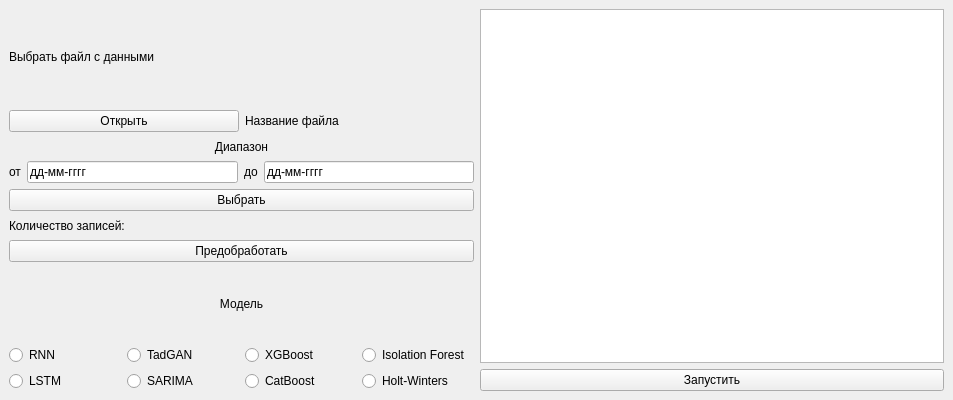
<?xml version="1.0" encoding="UTF-8"?>
<ui version="4.0">
 <class>MainWindow</class>
 <widget class="QMainWindow" name="MainWindow">
  <property name="windowModality">
   <enum>Qt::NonModal</enum>
  </property>
  <property name="geometry">
   <rect>
    <x>0</x>
    <y>0</y>
    <width>953</width>
    <height>400</height>
   </rect>
  </property>
  <property name="windowTitle">
   <string>MainWindow</string>
  </property>
  <widget class="QWidget" name="centralwidget">
   <layout class="QGridLayout" name="gridLayout">
    <item row="0" column="0">
     <layout class="QHBoxLayout" name="main_layout">
      <item>
       <layout class="QVBoxLayout" name="params_layout">
        <item>
         <layout class="QGridLayout" name="settings_layout">
          <item row="1" column="0">
           <widget class="QPushButton" name="open_button">
            <property name="text">
             <string>Открыть</string>
            </property>
           </widget>
          </item>
          <item row="0" column="0">
           <widget class="QLabel" name="get_file_label">
            <property name="text">
             <string>Выбрать файл с данными</string>
            </property>
           </widget>
          </item>
          <item row="1" column="1">
           <widget class="QLabel" name="filename">
            <property name="text">
             <string>Название файла</string>
            </property>
           </widget>
          </item>
         </layout>
        </item>
        <item>
         <layout class="QVBoxLayout" name="preproc_layout">
          <item>
           <widget class="QLabel" name="preproc_label">
            <property name="text">
             <string>Диапазон</string>
            </property>
            <property name="alignment">
             <set>Qt::AlignCenter</set>
            </property>
           </widget>
          </item>
          <item>
           <layout class="QGridLayout" name="range_layout">
            <item row="0" column="1">
             <widget class="QLineEdit" name="from_lineEdit">
              <property name="inputMask">
               <string>дд-мм-гггг</string>
              </property>
             </widget>
            </item>
            <item row="0" column="0">
             <widget class="QLabel" name="from_label">
              <property name="text">
               <string>от</string>
              </property>
             </widget>
            </item>
            <item row="0" column="2">
             <widget class="QLabel" name="to_label">
              <property name="text">
               <string>до</string>
              </property>
             </widget>
            </item>
            <item row="0" column="3">
             <widget class="QLineEdit" name="to_lineEdit">
              <property name="inputMask">
               <string>дд-мм-гггг</string>
              </property>
             </widget>
            </item>
           </layout>
          </item>
          <item>
           <widget class="QPushButton" name="select_button">
            <property name="text">
             <string>Выбрать</string>
            </property>
           </widget>
          </item>
          <item>
           <widget class="QLabel" name="count_record_label">
            <property name="text">
             <string>Количество записей:</string>
            </property>
           </widget>
          </item>
          <item>
           <widget class="QPushButton" name="preproc_button">
            <property name="text">
             <string>Предобработать</string>
            </property>
           </widget>
          </item>
         </layout>
        </item>
        <item>
         <layout class="QVBoxLayout" name="models_layout">
          <item>
           <widget class="QLabel" name="model_label">
            <property name="text">
             <string>Модель</string>
            </property>
            <property name="alignment">
             <set>Qt::AlignCenter</set>
            </property>
           </widget>
          </item>
          <item>
           <layout class="QGridLayout" name="gridLayout_6">
            <item row="1" column="0">
             <widget class="QRadioButton" name="model_rb_2">
              <property name="text">
               <string>LSTM</string>
              </property>
             </widget>
            </item>
            <item row="0" column="2">
             <widget class="QRadioButton" name="model_rb_5">
              <property name="text">
               <string>XGBoost</string>
              </property>
             </widget>
            </item>
            <item row="1" column="1">
             <widget class="QRadioButton" name="model_rb_4">
              <property name="text">
               <string>SARIMA</string>
              </property>
             </widget>
            </item>
            <item row="1" column="2">
             <widget class="QRadioButton" name="model_rb_6">
              <property name="text">
               <string>CatBoost</string>
              </property>
             </widget>
            </item>
            <item row="0" column="0">
             <widget class="QRadioButton" name="model_rb_1">
              <property name="text">
               <string>RNN</string>
              </property>
             </widget>
            </item>
            <item row="0" column="1">
             <widget class="QRadioButton" name="model_rb_3">
              <property name="text">
               <string>TadGAN</string>
              </property>
             </widget>
            </item>
            <item row="0" column="3">
             <widget class="QRadioButton" name="model_rb_7">
              <property name="text">
               <string>Isolation Forest</string>
              </property>
             </widget>
            </item>
            <item row="1" column="3">
             <widget class="QRadioButton" name="model_rb_8">
              <property name="text">
               <string>Holt-Winters</string>
              </property>
             </widget>
            </item>
           </layout>
          </item>
         </layout>
        </item>
       </layout>
      </item>
      <item>
       <layout class="QVBoxLayout" name="result_layout">
        <item>
         <widget class="QTextEdit" name="text_log"/>
        </item>
        <item>
         <widget class="QPushButton" name="start_button">
          <property name="text">
           <string>Запустить</string>
          </property>
         </widget>
        </item>
       </layout>
      </item>
     </layout>
    </item>
   </layout>
  </widget>
 </widget>
 <resources/>
 <connections/>
</ui>
